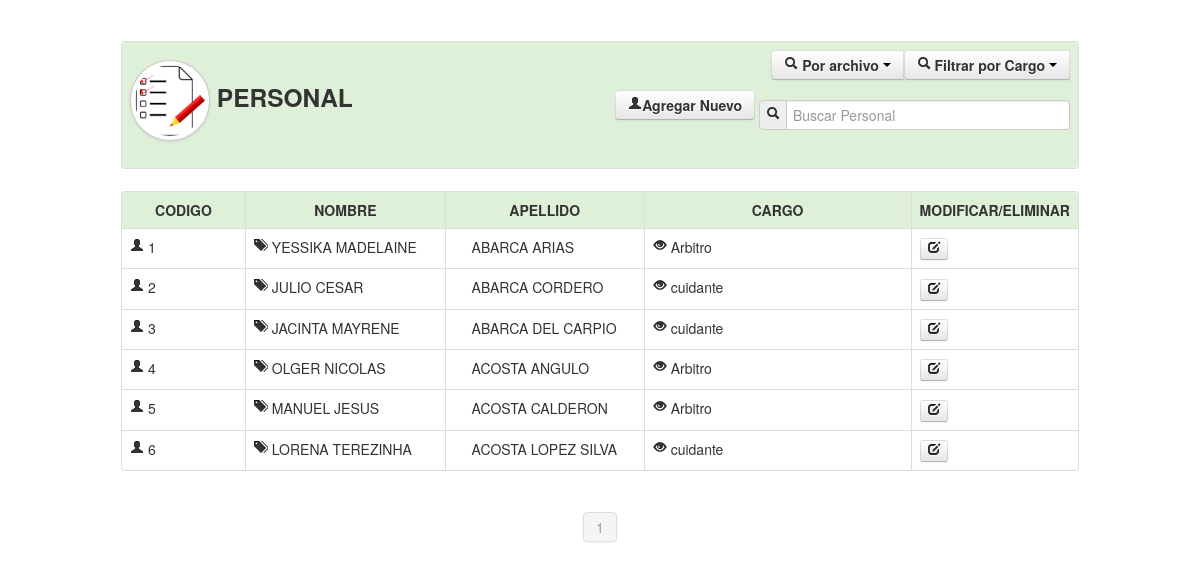
The app's page /Aulas/personal.php (signed in) with its own data.
### tables this page shows
CREATE TABLE `personal` (
  `codigo` varchar(30) NOT NULL,
  `nombre` varchar(80) NOT NULL,
  `apellido` varchar(80) NOT NULL,
  `correo` varchar(20) NOT NULL,
  `cargo` int(11) NOT NULL,
  `facultad` int(11) NOT NULL,
  `telefono` varchar(9) NOT NULL
);

CREATE TABLE `cargo` (
  `id` int(11) NOT NULL,
  `nombre` varchar(30) NOT NULL,
  `funcion` varchar(100) NOT NULL,
  `tipo` varchar(30) NOT NULL,
  `monto` float NOT NULL,
  `observacion` varchar(100) NOT NULL
);

### Aulas/clase.php (called while the page is built, shortened)
<?php
class Consultar_cargo
{
    private $fetch;
    function __construct($id)
    {
        $this->consulta= mysql_query("SELECT * FROM cargo where id='$id'");
        $this->fetch = mysql_fetch_array($this->consulta);
    }
    function consultar($campo)
    {
        return $this->fetch[$campo];
    }
}
?>

### Aulas/personal.php (the view, shortened to what this page needs)
<?php
		include_once('clase.php');
		$maximo=8;
		if(!empty($_GET['pag'])){
			$pag=limpiar($_GET['pag']);
		}else{
			$pag=1;
		}
		$inicio=($pag-1)*$maximo;
			$cans=mysql_query("SELECT COUNT(nombre)as total FROM personal");
			if($dat=mysql_fetch_array($cans)){
				$total=$dat['total'];
			}
?>
<!DOCTYPE html>
<html lang="en">
<head>
    <link href="../Recursos/css/bootstrap.css" rel="stylesheet">
    <link href="../Recursos/css/bootstrap-responsive.css" rel="stylesheet">
    <link href="../Recursos/css/docs.css" rel="stylesheet">
    <link href="../Recursos/js/google-code-prettify/prettify.js" rel="stylesheet">
</head>
<body data-spy="scroll" data-target=".bs-docs-sidebar">
<div align="center">
    <table width="80%" border="0">
      <tr>
        <td>
       	  <table class="table table-bordered">
              <tr class="success">
                <td>
                <div class="row-fluid">
                      <div class="span6">
                        	<h3><img src="../Recursos/img/lis.png" class="img-circle img-polaroid" width="70" height="65">
                          PERSONAL</h3>
                      </div>
                      <div class="span6">
                      	<div align="right">
                       	<a href="ingresar_a_personal.php" class="btn">
                            	<strong><i class="icon-user"></i>Agregar Nuevo</strong>
                        </a>
                        <div class="btn-group">
                            <button class="btn" data-toggle="dropdown">
                              <i class="icon-search"></i> <strong>Por archivo</strong> <span class="caret"></span>
                            </button>
                        <div class="btn-group">
                            <button class="btn" data-toggle="dropdown">
                            	<i class="icon-search"></i> <strong>Filtrar por Cargo</strong> <span class="caret"></span>
                            </button>
                        </div>
                       <br><br>
                       <form name="form1" method="post" action="personal.php">
                            <div class="input-prepend">
                                <span class="add-on"><i class="icon-search"></i></span>
                                <input name="busqueda_personal" type="text" placeholder="Buscar Personal" class="input-xlarge" autocomplete="off">
                            </div>
                        </form>
                        </div>
                    </div>
                    </div>
                </td>
              </tr>
            </table>
        </td>
      </tr>
      <tr>
        <td>
        	<table class="table table-bordered table table-hover">
              <tr class="success">
                <td width="14%"><center><strong>CODIGO</strong></center></td>
                <td width="23%"><center><strong>NOMBRE</strong></center></td>
                <td width="23%"><center><strong>APELLIDO</strong></center></td>
                <td width="32%"><center><strong>CARGO</strong></center></td>
                <td width="8%"><center><strong>MODIFICAR/ELIMINAR</strong></center></td>
              </tr>
              <?php
             if(empty($_GET['filtro_cargo']))
              {
                if(empty($_POST['busqueda_personal']))
                   {
                        $sql="SELECT * FROM personal order by apellido";
                   }
                   else
                   {
                       $f_busqueda=limpiar($_POST['busqueda_personal']);
                       $sql="Select * FROM personal where nombre LIKE '$f_busqueda%' or apellido LIKE '$f_busqueda' or codigo='$f_busqueda'  ORDER BY nombre LIMIT $inicio, $maximo" ;
                   }
            }
            $can=mysql_query($sql);
            while($dato=mysql_fetch_array($can)){
                     $nombre_cargo=new Consultar_cargo($dato['cargo']);
			  ?>
                  <tr>
                    <td><i class="icon-user"></i> <?php echo trim($dato['codigo']); ?></td>
                      <td><i class="icon-tags"></i> <?php echo trim($dato['nombre']); ?></td>
                      <td><i class="icon-USD"></i> <?php echo trim($dato['apellido']); ?></td>
                      <td><i class="icon-eye-open"></i> <?php echo $nombre_cargo->consultar('nombre'); ?></td>
                    <td>
                    	<a href="ingresar_a_personal.php?actualizar=<?php echo $dato['id']; ?>" class="btn btn-mini" title="Modificar">
                    		<i class="icon-edit"></i>
                        </a>
                    </td>
                  </tr>
              <?php } ?>
            </table>
        </td>
      </tr>
    </table>
    <div class="pagination">
        <ul>
        	<?php
			if(empty($_POST['busqueda']) and empty($_POST['cargo'])){
				$tp = ceil($total/$maximo);
         		for	($n=1; $n<=$tp ; $n++){
					if($pag==$n){
						echo '<li class="active"><a href="personal.php?pag='.$n.'">'.$n.'</a></li>';
					}else{
						echo '<li><a href="personal.php?pag='.$n.'">'.$n.'</a></li>';
					}
				}
			}
			?>
        </ul>
    </div>
</div>
</body>
</html>

### Recursos/css/docs.css (style rules this page uses)
body { position: relative; padding-top: 40px; }

### records on screen
personal: codigo "1", nombre "YESSIKA MADELAINE", apellido "ABARCA ARIAS", cargo.nombre "Arbitro"
personal: codigo "2", nombre "JULIO CESAR", apellido "ABARCA CORDERO", cargo.nombre "cuidante"
personal: codigo "3", nombre "JACINTA MAYRENE", apellido "ABARCA DEL CARPIO", cargo.nombre "cuidante"
personal: codigo "4", nombre "OLGER NICOLAS", apellido "ACOSTA ANGULO", cargo.nombre "Arbitro"
personal: codigo "5", nombre "MANUEL JESUS", apellido "ACOSTA CALDERON", cargo.nombre "Arbitro"
personal: codigo "6", nombre "LORENA TEREZINHA", apellido "ACOSTA LOPEZ SILVA", cargo.nombre "cuidante"
